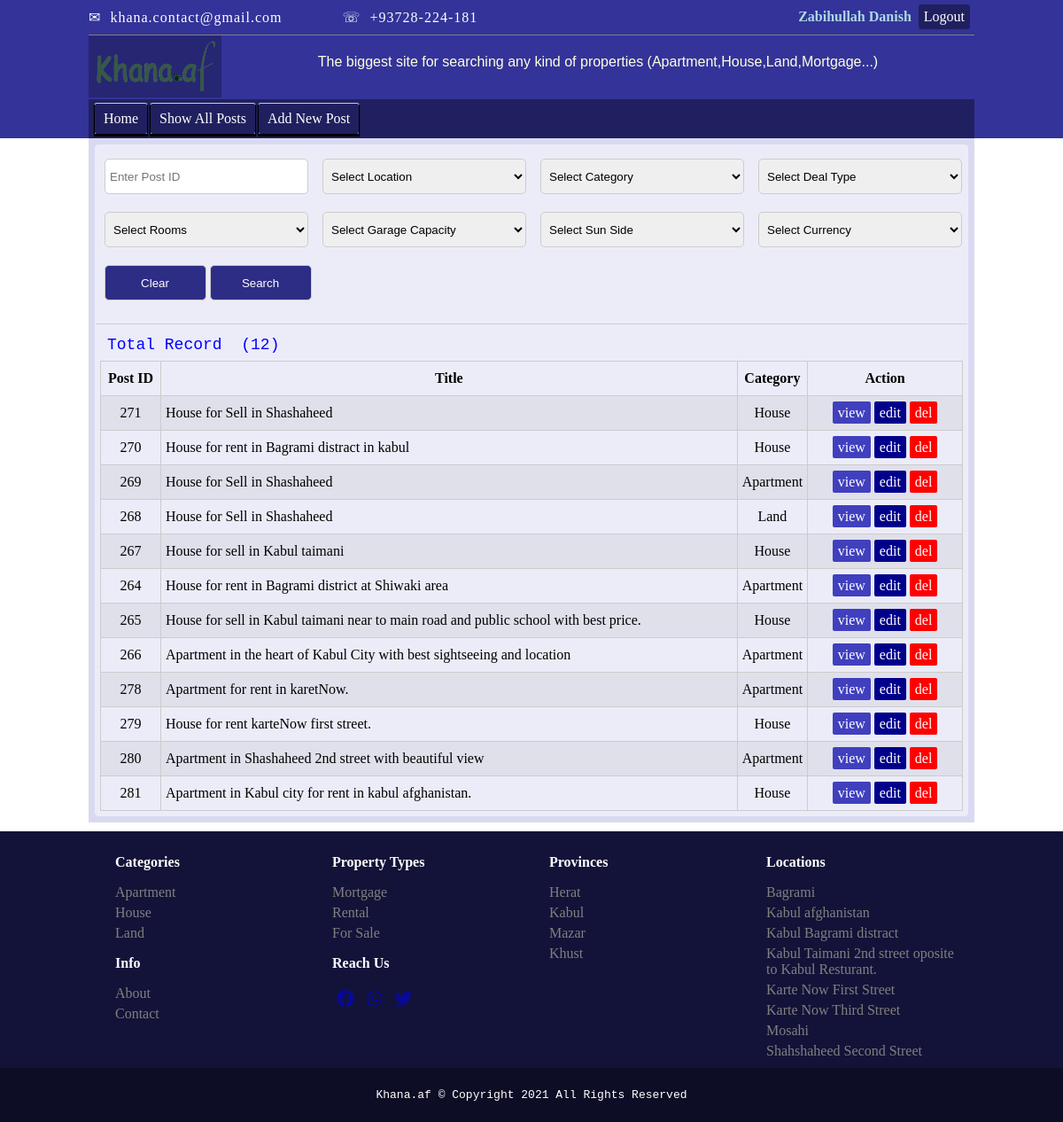
The page /postmgmt/searchPost.php (signed in) on the database its author committed.
### tables this page shows
CREATE TABLE IF NOT EXISTS `post` (
  `pid` bigint(20) NOT NULL AUTO_INCREMENT,
  `title` varchar(256) DEFAULT NULL,
  `content` varchar(1000) DEFAULT NULL,
  `category` varchar(100) DEFAULT NULL,
  `deal_type` varchar(100) DEFAULT NULL,
  `floor` varchar(50) DEFAULT NULL,
  `rooms` varchar(50) DEFAULT NULL,
  `kitchen` varchar(100) NOT NULL,
  `bathrooms` varchar(255) DEFAULT NULL,
  `sun_side` varchar(100) DEFAULT NULL,
  `garage` varchar(100) DEFAULT NULL,
  `province` varchar(255) DEFAULT NULL,
  `location` varchar(300) DEFAULT NULL,
  `address` varchar(255) DEFAULT NULL,
  `phone` varchar(20) DEFAULT NULL,
  `area` varchar(500) DEFAULT NULL,
  `contract_duration` varchar(150) DEFAULT NULL,
  `currency` varchar(10) DEFAULT NULL,
  `price` int(100) DEFAULT NULL,
  `monthly_rent` int(100) DEFAULT NULL,
  `negotiable` varchar(100) DEFAULT NULL,
  `create_date` date DEFAULT NULL,
  `end_date` date DEFAULT NULL,
  `user_id` int(11) NOT NULL,
  `status` int(10) DEFAULT 1,
  PRIMARY KEY (`pid`)
);

### config/path.php (called while the page is built)
<?php
function baseUrl($path = ''){
    $basePath = 'http://localhost:8080/property/';
    if($path != ''){
      $basePath = $basePath.$path;
    }
    return $basePath;
}
?>

### templates/searchPost_temp.php (the view, shortened to what this page needs)
<?php
  require '../config/dbconnection.php';
 ?>
<link rel="stylesheet" href="<?=baseUrl('dist/css/searchPost_temp.css');?>" />
<link href="/your-path-to-fontawesome/css/fontawesome.css" rel="stylesheet">
 <link href="/your-path-to-fontawesome/css/brands.css" rel="stylesheet">
 <link href="/your-path-to-fontawesome/css/solid.css" rel="stylesheet">
 <link rel="stylesheet" href="https://cdnjs.cloudflare.com/ajax/libs/font-awesome/5.15.2/css/all.min.css">
  <div class="content-box">
    <div class="content">
      <div class="search-area">
        <form class="" action="" method="POST">
          <table class="search">
            <?php
            $uid = $_SESSION['uid'];
            ?>
            <tr>
              <td>
                <input type="number" name="id" placeholder="Enter Post ID" />
              </td>
              <td>
                <select name="location">
                  <option value="" selected>Select Location</option>
                </select>
              </td>
              <td>
                <select name="category">
                  <option value="" selected>Select Category</option>
              </select>
              </td>
              <td>
                <select name="type">
                  <option value="" selected>Select Deal Type</option>
                </select>
              </td>
            </tr>
            <tr>
              <td>
                <select name="rooms">
                  <option value="" selected>Select Rooms</option>
                </select>
              </td>
              <td>
                <select name="garage">
                  <option value="" selected>Select Garage Capacity</option>
                </select>
              </td>
              <td>
                <select name="sun_side">
                  <option value="" selected>Select Sun Side</option>
                </select>
              </td>
              <td>
                <select class="" name="currency">
                  <option value="" selected>Select Currency</option>
                </select>
              </td>
            </tr>
            <tr>
              <td colspan="4">
                <input id="reset" type="reset" name="reset" value="Clear">
                <input id="submit" type="submit" name="search" value="Search">
              </td>
            </tr>
          </table>
        </form>
      </div>
      <div class="list-posts">
        <?php if(isset($_POST['search'])): ?>
          <?php
          $POSTVALUE = array(
            'pid'       => $_POST['id'],
            'location'  => $_POST['location'],
            'category'  => $_POST['category'],
            'deal_type' => $_POST['type'],
            'rooms'     => $_POST['rooms'],
            'garage'    => $_POST['garage'],
            'sun_side'  => $_POST['sun_side'],
            'currency'  => $_POST['currency']
          );
          $WHEREDATA = '';
          $CONDITION = '';
          $num = 1;
          if(
            $_POST['location'] == '' && $_POST['category'] == '' &&
            $_POST['type'] == '' && $_POST['rooms'] == '' && $_POST['garage'] == '' &&
            $_POST['sun_side'] == '' && $_POST['currency'] == '' && $_POST['id'] == ''
            ){
            echo 'You need to define value to search items.';
          }else{
          foreach($POSTVALUE as $POSTKEY=>$POSTDATA){
             if(!empty($POSTDATA)){
               if($num != 1){
                 $CONDITION = ' AND ';
               }else{
                 $CONDITION = '';
               }
               $WHEREDATA .= $CONDITION.$POSTKEY." = '".$POSTDATA."'";
               $num++;
             }
          }
          $sql = "SELECT COUNT(pid) AS countpost FROM post WHERE user_id = '$uid' AND $WHEREDATA";
          $count_query = mysqli_query($con,$sql) OR die(mysqli_error($con));
          $countsearch = mysqli_fetch_assoc($count_query);
          ?>
          <span id="recordfound">Record Found&nbsp;&nbsp;<?php echo "(".$countsearch['countpost'].")"; ?></span>
            <?php }?>
        <?php else: ?>
          <?php
          $sql = "SELECT COUNT(pid) as totalpost FROM post WHERE user_id = '$uid' AND status = 1";
          $totalpost = mysqli_query($con,$sql);
          $row = mysqli_fetch_assoc($totalpost);
          ?>
          <span id="recordfound">Total Record&nbsp;&nbsp;<?php echo "(".$row['totalpost'].")"; ?></span>
        <?php endif; ?>
        <table class="list-table" border='1'>
          <tr>
            <th id="id"><span>Post ID</span></th>
            <th id="title"><span>Title</span></th>
            <th id="category"><span>Category</span></th>
            <th id="view"><span>Action</span></th>
          </tr>
          <?php if(isset($_POST['search'])): ?>
            <?php
            if(
              $_POST['location'] == '' && $_POST['category'] == '' &&
              $_POST['type'] == '' && $_POST['rooms'] == '' && $_POST['garage'] == '' &&
              $_POST['sun_side'] == '' && $_POST['currency'] == '' && $_POST['id'] == ''
              ){
              echo 'You need to define value to search items.';
            }else{
            $sql = "SELECT * FROM post WHERE user_id = '$uid' AND $WHEREDATA";
            $search_query = mysqli_query($con,$sql) OR die(mysqli_error($con));
            ?>
            <?php while($row = mysqli_fetch_assoc($search_query)): ?>
              <tr>
                <td class="viewbtn"><?php echo $row['pid']; ?></td>
                <td><?php echo ucfirst($row['title']); ?></td>
                <td class="viewbtn"><?php echo ucfirst($row['category']); ?></td>
                <td class="viewbtn">
                  <a class="view" href="<?=baseUrl('postmgmt/postDetail.php?PostID='.$row['pid'])?>">view</a>
                  <a title="Edit" class="edit" href="<?=baseUrl('postmgmt/addNewPost.php?edit='.$row['pid'])?>">edit</a>
                  <a title="Delete" class="del" href="<?=baseUrl('config/del.php?del='.$row['pid'])?>">del</a>
                </td>
              </tr>
            <?php endwhile; ?>
            <?php }?>
          <?php else: ?>
            <?php
            $sql = "SELECT * FROM post WHERE user_id = '$uid' AND status = '1'";
            $allpost = mysqli_query($con,$sql);
            ?>
            <?php while($row = mysqli_fetch_assoc($allpost)): ?>
              <tr>
                <td class="viewbtn"><?php echo $row['pid']; ?></td>
                <td><?php echo ucfirst($row['title']); ?></td>
                <td class="viewbtn"><?php echo ucfirst($row['category']); ?></td>
                <td class="viewbtn">
                  <a class="view" href="<?=baseUrl('postmgmt/postDetail.php?PostID='.$row['pid'])?>">view</a>
                  <a title="Edit" class="edit" href="<?=baseUrl('postmgmt/addNewPost.php?edit='.$row['pid'])?>">edit</a>
                  <a title="Delete" class="del" href="<?=baseUrl('config/del.php?del='.$row['pid'])?>">del</a>
                </td>
              </tr>
            <?php endwhile; ?>
          <?php endif; ?>
        </table>
      </div>
      </div>
    </div>

### postmgmt/searchPost.php (shortened to what this page needs)
<head>
</head>
<?php require '../templates/header1_temp.php';?>
<?php require '../templates/searchPost_temp.php';?>
<?php require '../templates/footer_temp.php'; ?>

### templates/header1_temp.php (shortened to what this page needs)
<!DOCTYPE html lang="en">
<html>
<link rel="stylesheet" href="<?=baseUrl('dist/css/header1_temp.css'); ?>">
<body>
    <div class="header">
      <div class="TopSection">
        <div class="FrameSection">
          <div class="ContactLogin">
            <div class="contact">
              <span>&#9993;&nbsp;&nbsp;khana.contact@gmail.com</span>
              <span>&nbsp;&nbsp;&nbsp;&nbsp;&nbsp;&nbsp;&nbsp;&nbsp;&nbsp;&nbsp;&nbsp;&nbsp;</span>
              <span>&#9743;&nbsp;&nbsp;+93728-224-181</span>
            </div>
            <div class="login">
                <?php
                if(isset($_SESSION['uid'])){
                  echo "<strong class='pname' style='color:lightblue;' title=''>".ucfirst($_SESSION['fname'])."</strong>"."&nbsp;".
                  "<strong class='pname' style='color:lightblue;'>".ucfirst($_SESSION['lname']).
                  "</strong>"."&nbsp;&nbsp;";
                  echo "<a class='loginbtn' href='../auth/logout.php'>Logout</a>";
                }
                ?>
            </div>
          </div>
        </div>
      </div>
      <div class="FrameSection">
        <div class="topbar">
          <div class="logo">
              <img class="logo-img" src="<?=baseUrl('dist/logo/logo.png'); ?>" width="140px" height="60px" />
          </div>
          <div class="para">
              <p>The biggest site for searching any kind of properties (Apartment,House,Land,Mortgage...)</p>
          </div>
        </div>
      </div>
    </div>
    <div class="MenuSection">
      <div class="navbar">
        <ul class="nav">
          <li><a href="<?=baseUrl('postmgmt/postmgmt.php');?>">Home</a></li>
          <li><a href="<?=baseUrl('postmgmt/searchPost.php');?>">Show All Posts</a></li>
          <li><a href="<?=baseUrl('postmgmt/addNewPost.php');?>">Add New Post</a></li>
        </ul>
      </div>
    </div>
</body>
</html>

### templates/footer_temp.php (shortened to what this page needs)
<link rel="stylesheet" href="<?=baseUrl('dist/css/footer_temp.css'); ?>">
<link rel="stylesheet" href="https://cdnjs.cloudflare.com/ajax/libs/font-awesome/5.15.2/css/all.min.css">
  <div class="footer-top">
    <div class="footer-mid">
      <div class="footer">
        <div class="footer-section">
          <p><strong>Categories</strong></p>
          <a class="links" href="<?=baseUrl('postmgmt/apartments.php');?>">Apartment</a>
          <a class="links" href="<?=baseUrl('postmgmt/houses.php');?>">House</a>
          <a class="links" href="<?=baseUrl('postmgmt/lands.php');?>">Land</a>
          <p><strong>Info</strong></p>
          <a class="links" href="">About</a>
          <a class="links" href="">Contact</a>
        </div>
        <div class="footer-section">
          <p><strong>Property Types</strong></p>
          <a class="links" href="<?=baseUrl('postmgmt/mortgage.php');?>">Mortgage</a>
          <a class="links" href="<?=baseUrl('postmgmt/rent.php');?>">Rental</a>
          <a class="links" href="<?=baseUrl('postmgmt/sale.php');?>">For Sale</a>
          <div class="social-app">
          <p><strong>Reach Us</strong></p>
            <a class="social" href="#"><i id="fb" class="fab fa-facebook"></i></a>
            <a class="social" href="#"><i class="fab fa-whatsapp"></i></a>
            <a class="social" href="#"><i class="fab fa-twitter"></i></a>
          </div>
        </div>
        <div class="footer-section">
          <?php
          $sql = "SELECT DISTINCT(province) FROM post";
          $query = mysqli_query($con,$sql);
          ?>
          <p><strong>Provinces</strong></p>
          <?php while($row = mysqli_fetch_assoc($query)): ?>
            <a class="links" href="<?=baseUrl('postmgmt/province.php?pr='.$row['province'])?>"><?php echo ucfirst($row['province']); ?></a>
          <?php endwhile; ?>
        </div>
        <div class="footer-section">
          <p><strong>Locations</strong></p>
          <?php
          $sql = "SELECT location FROM post GROUP BY location LIMIT 8";
          $QUERY = mysqli_query($con,$sql);
          ?>
          <?php while($row = mysqli_fetch_assoc($QUERY)): ?>
            <a class="links" href="<?=baseUrl('postmgmt/locations.php?lc='.$row['location'])?>">
              <?php echo ucfirst($row['location']); ?>
            </a>
          <?php endwhile; ?>
        </div>
      </div>
    </div>
    <div class="footer-bottom">
      <div class="footer-label">
        <p>Khana.af &copy; Copyright <?php echo date('Y'); ?> All Rights Reserved</p>
      </div>
    </div>
  </div>

### rows shown on the page
post: pid "271", title "House for Sell in Shashaheed", category "House"
post: pid "270", title "House for rent in Bagrami distract in kabul", category "House"
post: pid "269", title "House for Sell in Shashaheed", category "Apartment"
post: pid "268", title "House for Sell in Shashaheed", category "Land"
post: pid "267", title "House for sell in Kabul taimani", category "House"
post: pid "264", title "House for rent in Bagrami district at Shiwaki area", category "Apartment"
post: pid "265", title "House for sell in Kabul taimani near to main road and public school with best price.", category "House"
post: pid "266", title "Apartment in the heart of Kabul City with best sightseeing and location", category "Apartment"
post: pid "278", title "Apartment for rent in karetNow.", category "Apartment"
post: pid "279", title "House for rent karteNow first street.", category "House"
post: pid "280", title "Apartment in Shashaheed 2nd street with beautiful view", category "Apartment"
post: pid "281", title "Apartment in Kabul city for rent in kabul afghanistan.", category "House"

### other values the page prints
$_SESSION['fname'] "Zabihullah"
$_SESSION['lname'] "Danish"
$row['totalpost'] "12"
$row['province'] "Herat"
$row['province'] "Kabul"
$row['province'] "Mazar"
$row['province'] "Khust"
$row['location'] "Bagrami"
$row['location'] "Kabul afghanistan"
$row['location'] "Kabul Bagrami distract"
$row['location'] "Kabul Taimani 2nd street oposite to Kabul Resturant."
$row['location'] "Karte Now First Street"
$row['location'] "Karte Now Third Street"
$row['location'] "Mosahi"
$row['location'] "Shahshaheed Second Street"
